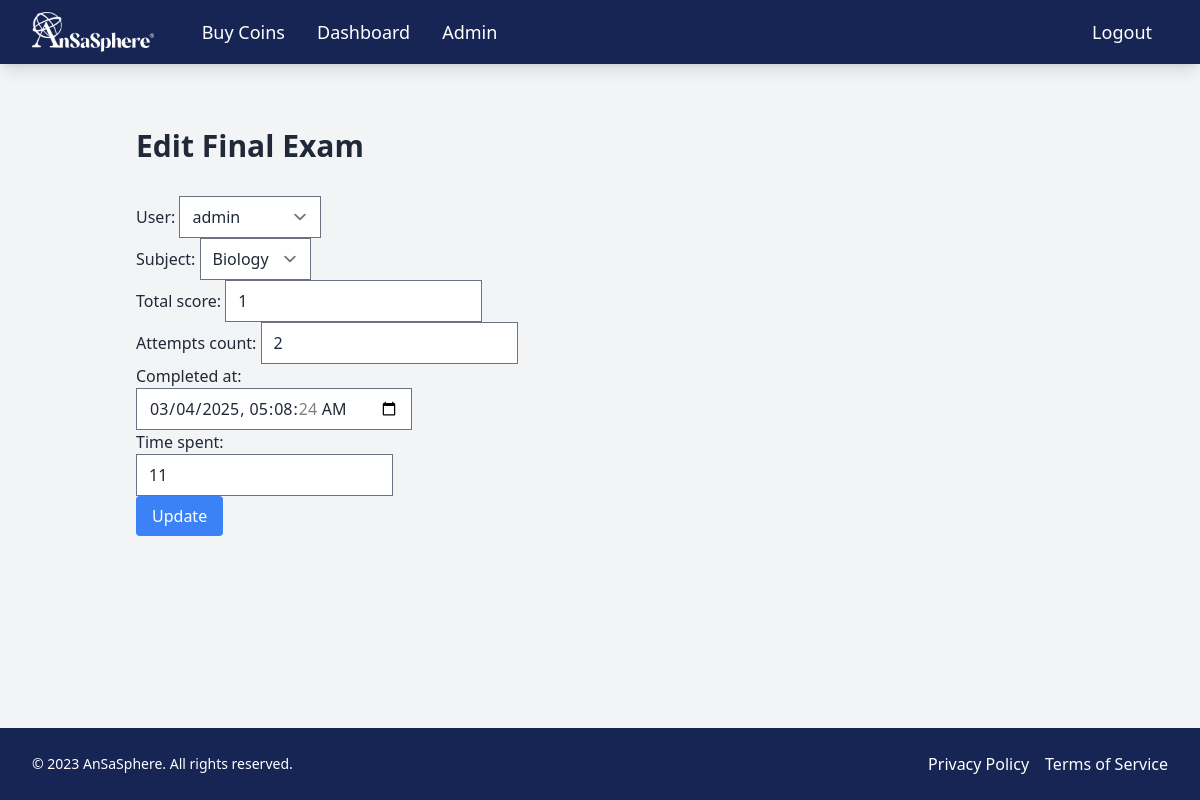
The app's page /admin_dashboard/final-exams/edit/1/ (signed in) with its own data.
### eduPathCare/models.py (models this page shows, shortened)
class User(AbstractBaseUser, PermissionsMixin):
    ROLE_CHOICES = [
        ('student', 'Student'),
        ('mentor', 'Mentor'),
        ('admin', 'Admin'),
    ]
    user_id = models.AutoField(primary_key=True)
    username = models.CharField(max_length=150, unique=True)
    email = models.EmailField(unique=True)
    role = models.CharField(max_length=10, choices=ROLE_CHOICES, default='student')
    first_name = models.CharField(max_length=50)
    last_name = models.CharField(max_length=50)
    profile_picture = models.ImageField(upload_to='profile_pics/', blank=True, null=True)
    bio = models.TextField(blank=True, null=True)
    is_staff = models.BooleanField(default=False)
    is_superuser = models.BooleanField(default=False)
    created_at = models.DateTimeField(auto_now_add=True)
    updated_at = models.DateTimeField(auto_now=True)
    coins = models.PositiveIntegerField(default=0)  # Add this line to track coins
    otp = models.CharField(max_length=6, blank=True, null=True)  # Add OTP field
    is_verified = models.BooleanField(default=False)  # Add verification status field
    objects = UserManager()
    USERNAME_FIELD = 'email'
    REQUIRED_FIELDS = ['username']
    def __str__(self):
        return self.username

class Subject(models.Model):
    subject_id = models.AutoField(primary_key=True)
    subject_name = models.CharField(max_length=255)
    description = models.TextField()
    price = models.PositiveIntegerField(default=0)  # Change to coins (integer)
    featured = models.BooleanField(default=False)
    def __str__(self):
        return self.subject_name

class FinalExam(models.Model):
    final_exam_id = models.AutoField(primary_key=True)
    user = models.ForeignKey(User, on_delete=models.CASCADE)
    subject = models.ForeignKey(Subject, on_delete=models.CASCADE)
    total_score = models.PositiveIntegerField()
    attempts_count = models.PositiveIntegerField(default=1)
    completed_at = models.DateTimeField()
    time_spent = models.PositiveIntegerField(default=0)  # Time spent in seconds

### eduPathCare/views_admin.py (the view)
@login_required
@user_passes_test(lambda u: u.is_superuser)
def edit_final_exam(request, final_exam_id):
    final_exam = get_object_or_404(FinalExam, final_exam_id=final_exam_id)
    if request.method == 'POST':
        form = FinalExamForm(request.POST, instance=final_exam)
        if form.is_valid():
            form.save()
            messages.success(request, 'Final Exam updated successfully.')
            return redirect('manage_final_exams')
    else:
        form = FinalExamForm(instance=final_exam)
    return render(request, 'admin/edit_final_exam.html', {'form': form, 'final_exam': final_exam})

### eduPathCare/forms.py
class FinalExamForm(forms.ModelForm):
    class Meta:
        model = FinalExam
        fields = ['user', 'subject', 'total_score', 'attempts_count', 'completed_at', 'time_spent']
        widgets = {
            'completed_at': forms.DateTimeInput(attrs={'type': 'datetime-local', 'class': 'form-control'}),
            'time_spent': forms.NumberInput(attrs={'class': 'form-control'}),  # Time in seconds
        }

### eduPathCare/templates/admin/edit_final_exam.html (shortened to what this page needs)
{% extends 'base.html' %}
{% block content %}
<div class="container mx-auto px-4 py-8">
    <h1 class="text-3xl font-bold mb-8">Edit Final Exam</h1>
    <form method="post">
        {{ form.as_p }}
        <button type="submit" class="bg-blue-500 text-white px-4 py-2 rounded">Update</button>
    </form>
</div>
{% endblock %}

### records on screen
User: user "admin"
Subject: subject "Biology"
FinalExam: total_score "1", attempts_count "2", completed_at "03/04/2025 05:08:24", time_spent "11"
